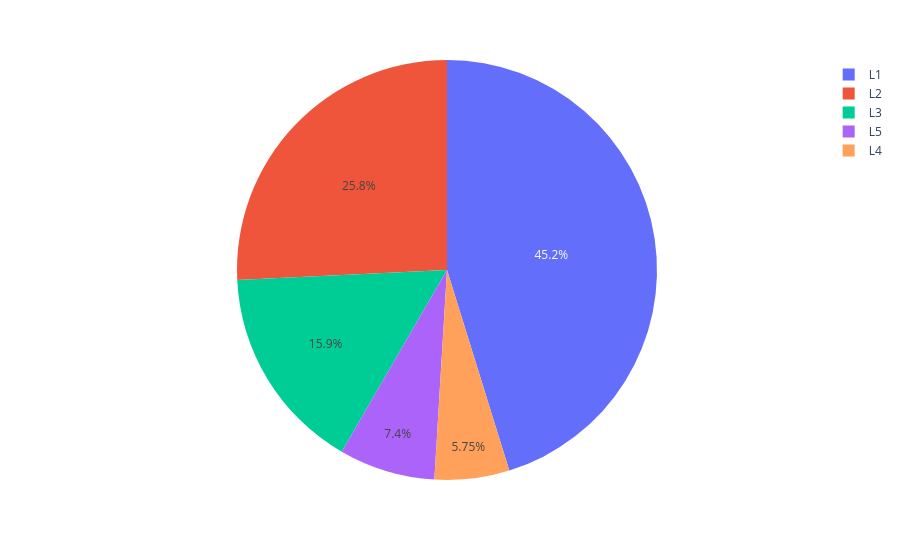

Here is the notebook cell this chart was saved with:
### Code cell
pie = df["Location_Type"].value_counts().reset_index()
pie.columns = ["Location_Type", "Count"]

fig = px.pie(
    pie,
    values="Count",
    names="Location_Type"
)

fig.show()

### Figure 1 — Plotly figure (JSON) as saved in the notebook; plotly's stock layout.template omitted (floating-point values rounded to 4 significant figures)
{"data": [{"domain": {"x": [0, 1], "y": [0, 1]}, "hovertemplate": "Location_Type=%{label}<br>Count=%{value}<extra></extra>", "labels": ["L1", "L2", "L3", "L5", "L4"], "legendgroup": "", "name": "", "showlegend": true, "type": "pie", "values": [85140, 48504, 29928, 13932, 10836]}], "layout": {"legend": {"tracegroupgap": 0}, "margin": {"t": 60}}}
